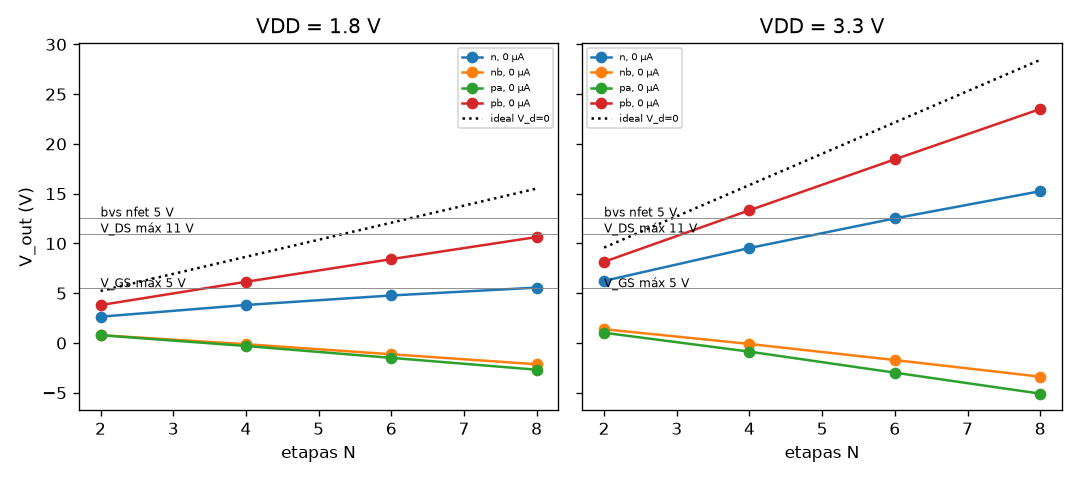

Write the Python code that produced this figure.
"""e53_post.py — lee e53_sp/*.log (ngspice) y resume: V_out estacionaria, asentamiento, corriente de entrada, esfuerzos por
dispositivo; compara con el modelo ideal de Dickson V = VDD + N·(α·VDD − V_d) − N·I/(f·C·(1+0,05)), α = 1/1,05.
Salida: e53_post.txt, e53_post.png
"""
import os, re, glob, numpy as np
import matplotlib
matplotlib.use("Agg")
import matplotlib.pyplot as plt
HERE = os.path.dirname(os.path.abspath(__file__))
rows = []
for f in sorted(glob.glob(os.path.join(HERE, "e53_sp", "*.log"))):
    nm = os.path.basename(f)[:-4]
    m = re.match(r"e53_(\w+?)_(\dp\d)_N(\d+)_I(\d+)n", nm)
    top, vdd, N, il = m.group(1), float(m.group(2).replace("p", ".")), int(m.group(3)), int(m.group(4)) * 1e-9
    txt = open(f).read()
    meas = dict((k, float(v)) for k, v in re.findall(r"^(\w+)\s*=\s*([-+0-9.eE]+)", txt, re.M))
    if "vo_b" not in meas:
        rows.append((top, vdd, N, il, None)); continue
    rows.append((top, vdd, N, il, meas))
alpha = 1 / 1.05
L = []
P = lambda s="": (L.append(s), print(s))
P("top VDD N I_L | Vout(58-60µs) Vout(48-50µs) rizado | V_ideal(Vd=0) | caída/etapa | Iin(µA) | máx V_inv por dispositivo | máx nodo")
for top, vdd, N, il, m in rows:
    if m is None:
        P(f"{top:3s} {vdd} {N} {il*1e6:.0f}µA: SIN RESULTADO (ver log)"); continue
    vid = vdd + N * alpha * vdd - N * il / (10e6 * 1e-12 * 1.05)
    vd = (vid - m["vo_b"]) / (N + 1)
    iin = -(m["idd"] + m["i1"] + m["i2"]) * 1e6
    revs = [m.get(f"rev{i}", np.nan) for i in range(N + 1)]
    vmx = max(m.get(f"vmax{i}", np.nan) for i in range(N + 1))
    P(f"{top:3s} {vdd} {N} {il*1e6:.0f}µA | {m['vo_b']:6.2f} {m['vo_a']:6.2f} {m['vo_rip']*1e3:5.1f}mV | {vid:6.2f} | {vd:5.2f} V | "
      f"{iin:7.2f} | {np.nanmax(revs):5.2f} | {vmx:6.2f}")
open(os.path.join(HERE, "e53_post.txt"), "w").write("\n".join(L) + "\n")
fig, axs = plt.subplots(1, 2, figsize=(9, 4), sharey=True)
for ax, vdd in zip(axs, (1.8, 3.3)):
    for top, c in zip(("n", "nb", "pa", "pb"), ("C0", "C1", "C2", "C3")):
        for il, ls in ((0, "-"), (1e-6, "--")):
            pts = sorted((N, m["vo_b"]) for t, v, N, i, m in rows if t == top and v == vdd and i == il and m)
            if pts:
                a = np.array(pts); ax.plot(a[:, 0], a[:, 1], ls, marker="o", color=c, label=f"{top}, {il*1e6:.0f} µA")
    Ns = np.arange(2, 9); ax.plot(Ns, vdd + Ns * alpha * vdd, "k:", label="ideal V_d=0")
    for y, t in ((5.5, "V_GS máx 5 V"), (11, "V_DS máx 11 V"), (12.6, "bvs nfet 5 V")):
        ax.axhline(y, color="gray", lw=0.5); ax.text(2, y + 0.1, t, fontsize=7)
    ax.set_title(f"VDD = {vdd} V"); ax.set_xlabel("etapas N"); ax.legend(fontsize=6)
axs[0].set_ylabel("V_out (V)")
fig.tight_layout(); fig.savefig(os.path.join(HERE, "e53_post.png"), dpi=120)
